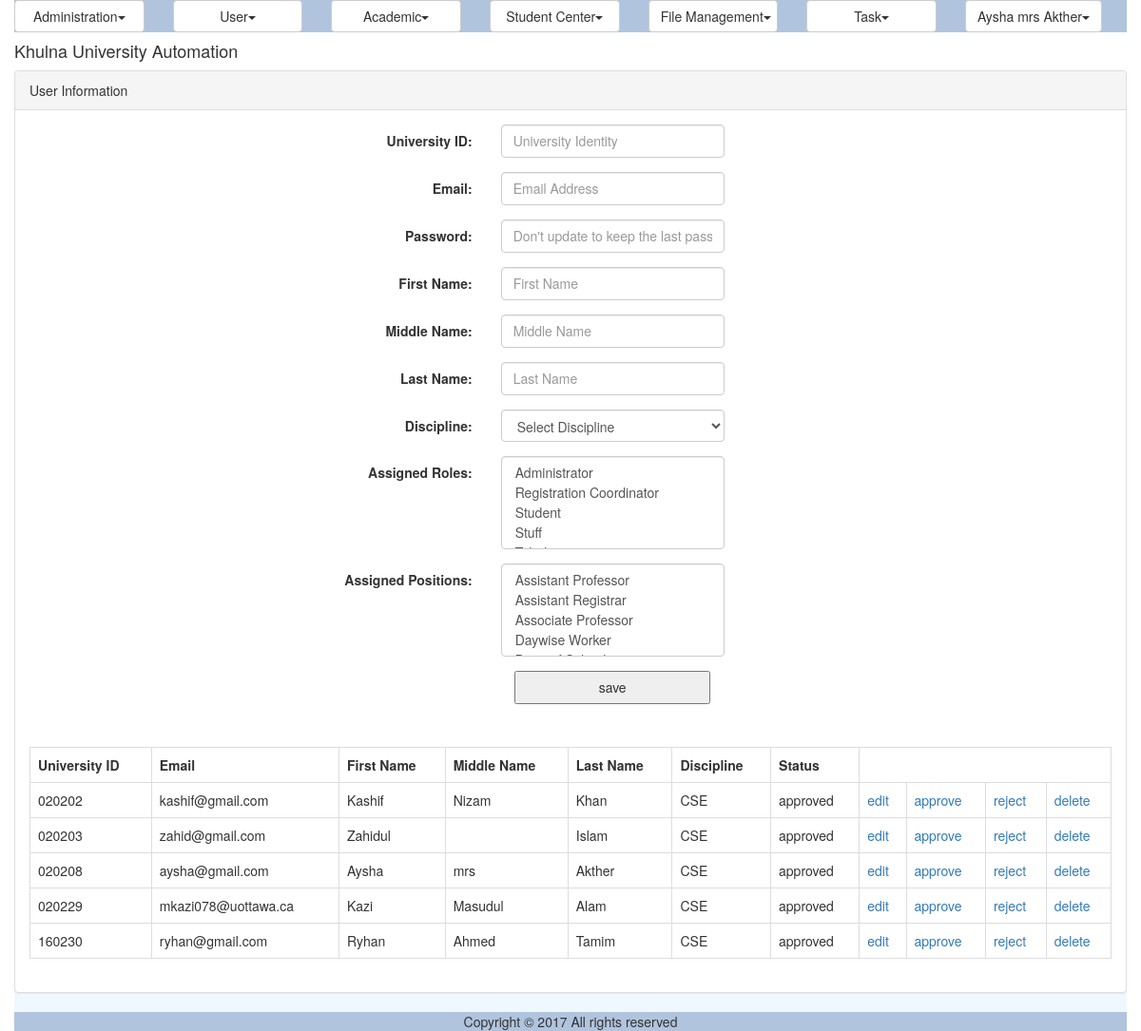
Before: /user.php (signed in) with the older database file.
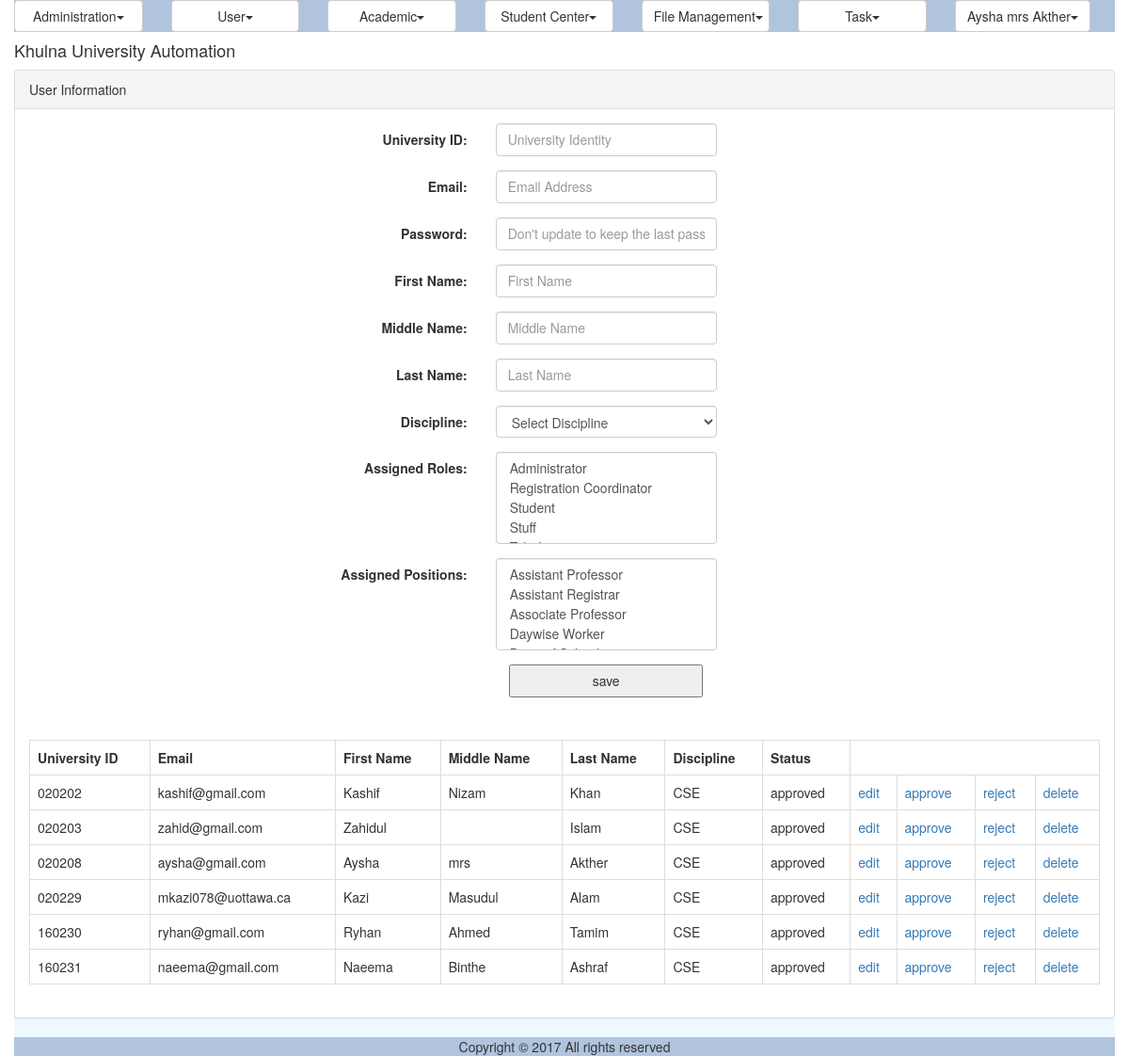
After: the same page with the newer database file.
### tables this page shows
CREATE TABLE `ums_user` (
  `ID` varchar(40) NOT NULL,
  `UniversityID` varchar(20) NOT NULL,
  `Email` varchar(50) NOT NULL,
  `Password` varchar(255) NOT NULL,
  `FirstName` varchar(50) DEFAULT NULL,
  `MiddleName` varchar(50) DEFAULT NULL,
  `LastName` varchar(50) DEFAULT NULL,
  `DisciplineID` varchar(40) DEFAULT NULL,
  `Status` varchar(20) DEFAULT NULL,
  `IsLogged` varchar(10) DEFAULT NULL,
  `IsArchived` varchar(10) DEFAULT NULL,
  `IsDeleted` varchar(10) DEFAULT NULL
);

CREATE TABLE `ums_discipline` (
  `ID` varchar(40) NOT NULL,
  `Name` varchar(50) NOT NULL,
  `ShortCode` varchar(20) DEFAULT NULL,
  `SchoolID` varchar(40) DEFAULT NULL
);

### util/class.util.inc (called while the page is built, shortened)
<?php
class ConfigUtil implements I_DBConfig, I_LogConfig, I_LanguageConfig{
	public static $s_instance;
	private $_host;
	private $_username;
	private $_password;
	private $_database;
	public static function getInstance() {
		if(!self::$s_instance) {
			self::$s_instance = new self();
		}
		return self::$s_instance;
	}
	private function readConfig(){
		$this->_ini_array = parse_ini_file(CONFIG.'system.ini');
		$this->_host =	$this->_ini_array['db_host'];
		$this->_username = $this->_ini_array['db_username'];
		$this->_password = $this->_ini_array['db_password'];
		$this->_database = $this->_ini_array['db_database'];
	}
	public function getDBHost(){
		return $this->_host;
	}
	public function getDBUserName(){
		return $this->_username;
	}
	public function getDBPassword(){
		return $this->_password;
	}
	public function getDBName(){
		return $this->_database;
	}
}
class DBUtil implements I_DBUtil {
	private static $s_instance;
	private $_host;
	private $_username;
	private $_password;
	private $_database;
	protected $_connection;
	protected $_result;
	public static function getInstance() {
		if(!self::$s_instance) {
			self::$s_instance = new self();
		}
		return self::$s_instance;
	}
	private function readDBConfig(){
		$_config = ConfigUtil::getInstance();
		$this->_host = $_config->getDBHost();
		$this->_username = $_config->getDBUserName();
		$this->_password = $_config->getDBPassword();
		$this->_database = $_config->getDBName();
	}
	private function setConnection(){
		$this->_connection = new mysqli($this->_host, $this->_username,
			$this->_password, $this->_database);
	}
	public function doQuery($sql) {
		$this->_result = $this->_connection->query($sql) or die(mysqli_error($this->_connection));
		return $this->_result;
	}
	public function getNumRows() {
		$this->_numRows = mysqli_num_rows($this->_result);
		return $this->_numRows;
	}
	public function getAllRows() {
		$rows = array();
		for($x = 0; $x < $this->getNumRows(); $x++) {
			$rows[] = mysqli_fetch_assoc($this->_result);
		}
		return $rows;
	}
	public function getTopRow() {
		return $this->_result->fetch_array();
	}
}
class LogUtil{
	private static $s_instance;
	public static function getInstance(){
		if(!self::$s_instance) {
			self::$s_instance = new self();
		}
		return self::$s_instance;
	}
}
class LangUtil{
	private static $s_instance;
	public static function getInstance() {
		if(!self::$s_instance) {
			self::$s_instance = new self();
		}
		return self::$s_instance;
	}
}
?>

### modules/user/ui/blade/view.user.blade.inc (called while the page is built, shortened)
<?php
include_once UTILITY.'class.util.inc';
include_once MODULES_USER.'bao/class.userbao.inc';
$_UserBAO = new UserBAO();
?>

### modules/user/bao/class.userbao.inc (called while the page is built, shortened)
<?php
include_once UTILITY.'class.util.inc';
include_once MODULES_USER.'dao/class.userdao.inc';
Class UserBAO{
	private $_UserDAO;
	public function __construct(){
		$this->_UserDAO = new UserDAO();
	}
	public function getAllUsers(){
		$Result = $this->_UserDAO->getAllUsers();
		return $Result;
	}
}
?>

### modules/user/dao/class.userdao.inc (called while the page is built, shortened)
<?php
include_once COMMON.'class.common.inc';
include_once UTILITY.'class.util.inc';
include_once 'class.disciplinedao.inc';
Class UserDAO{
	private $_DB;
	private $_DisciplineDAO;
	public function __construct(){
		$this->_DB = DBUtil::getInstance();
		$this->_DisciplineDAO = new DisciplineDAO();
	}
	public function getAllUsers(){
		$UserList = array();
		$this->_DB->doQuery("SELECT * FROM ums_user where IsDeleted is null
			order by (UniversityID * 1) ASC");
		$rows = $this->_DB->getAllRows();
		for($i = 0; $i < sizeof($rows); $i++) {
			$row = $rows[$i];
			$this->_User = new User();
		    $this->_User->setID ( $row['ID']);
		    $this->_User->setUniversityID ( $row['UniversityID'] );
		    $this->_User->setEmail ( $row['Email'] );
		    $this->_User->setPassword ( $row['Password'] );
		    $this->_User->setFirstName( $row['FirstName'] );
		    $this->_User->setMiddleName( $row['MiddleName'] );
		    $this->_User->setLastName( $row['LastName'] );
		    $Discipline = new Discipline();
		    $Discipline->setID($row['DisciplineID']);
		    $Discipline = $this->_DisciplineDAO->readDiscipline($Discipline)->getResultObject();
		    $this->_User->setDiscipline( $Discipline );
		    $this->_User->setStatus( $row['Status'] );
		    $this->_User->setIsArchived( $row['IsArchived'] );
		    $this->_User->setIsDeleted( $row['IsDeleted'] );
		    $UserList[]=$this->_User;
		}
		$Result = new Result();
		$Result->setIsSuccess(1);
		$Result->setResultObject($UserList);
		return $Result;
	}
}
?>

### common/class.common.course.inc (called while the page is built, shortened)
<?php
class Discipline{
    private $_ID;
    public function setID ( $ID ) {
        $this->_ID = $ID;
    }
    public function getID () {
        return $this->_ID;
    }
}
?>

### modules/user/dao/class.disciplinedao.inc (called while the page is built, shortened)
<?php
include_once COMMON.'class.common.inc';
include_once COMMON.'class.common.course.inc';
include_once UTILITY.'class.util.inc';
Class DisciplineDAO{
	private $_DB;
	public function __construct(){
		$this->_DB = DBUtil::getInstance();
	}
	public function getAllDisciplines(){
		$DisciplineList = array();
		$this->_DB->doQuery("SELECT * FROM ums_discipline");
		$rows = $this->_DB->getAllRows();
		for($i = 0; $i < sizeof($rows); $i++) {
			$row = $rows[$i];
			$this->_Discipline = new Discipline();
		    $this->_Discipline->setID ( $row['ID']);
		    $this->_Discipline->setName( $row['Name'] );
		    $this->_Discipline->setShortCode( $row['ShortCode'] );
			$School = new School();
			$School->setID($row['SchoolID']);
			$this->_DB->doQuery("SELECT * FROM ums_school where ID='".$row['SchoolID']."'");
			$schoolRow = $this->_DB->getTopRow();
			$School->setName($schoolRow['Name']);
			$this->_Discipline->setSchool($School);
		    $DisciplineList[]=$this->_Discipline;
		}
		$Result = new Result();
		$Result->setIsSuccess(1);
		$Result->setResultObject($DisciplineList);
		return $Result;
	}
	public function readDiscipline($Discipline){
		$SQL = "SELECT * FROM ums_discipline where ID='".$Discipline->getID()."'";
		$this->_DB->doQuery($SQL);
		$row = $this->_DB->getTopRow();
		$this->_Discipline = new Discipline();
	    $this->_Discipline->setID ( $row['ID']);
	    $this->_Discipline->setName( $row['Name'] );
	    $this->_Discipline->setShortCode( $row['ShortCode'] );
		$School = new School();
		$School->setID($row['SchoolID']);
		$this->_DB->doQuery("SELECT * FROM ums_school where ID='".$row['SchoolID']."'");
		$schoolRow = $this->_DB->getTopRow();
		$School->setName($schoolRow['Name']);
		$this->_Discipline->setSchool($School);
	 	$Result = new Result();
		$Result->setIsSuccess(1);
		$Result->setResultObject($this->_Discipline);
		return $Result;
	}
}
?>

### common/class.common.inc (called while the page is built, shortened)
<?php
class Result{
    private $_IsSuccess=0;
    private $_ResultObject;
    public function setIsSuccess($IsSuccess){
        $this->_IsSuccess = $IsSuccess;
    }
    public function getIsSuccess(){
        return $this->_IsSuccess;
    }
    public function setResultObject($ResultObject){
        $this->_ResultObject = $ResultObject;
    }
    public function getResultObject(){
        return $this->_ResultObject;
    }
}
?>

### modules/user/ui/view.user.inc (the view, shortened to what the rows shown need)
<?php
include_once 'blade/view.user.blade.inc';
include_once COMMON.'class.common.inc';
?>
<div class="panel panel-default">
	<div class="panel-body">
	<table class="table table-bordered">
	<?php
	$Result = $_UserBAO->getAllUsers();
	if($Result->getIsSuccess()){
		$UserList = $Result->getResultObject();
	?>
		<tr>
			<th>University ID</th>
			<th>Email</th>
			<th>First Name</th>
			<th>Middle Name</th>
			<th>Last Name</th>
			<th>Discipline</th>
			<th>Status</th>
		</tr>
		<?php
		for($i = 0; $i < sizeof($UserList); $i++) {
			$User = $UserList[$i];
			?>
		    <tr>
			    <td><?php echo $User->getUniversityID(); ?></td>
			    <td><?php echo $User->getEmail(); ?></td>
			    <td><?php echo $User->getFirstName(); ?></td>
			    <td><?php echo $User->getMiddleName(); ?></td>
			    <td><?php echo $User->getLastName(); ?></td>
			    <td><?php echo $User->getDiscipline()->getShortCode(); ?></td>
			    <td><?php echo $User->getStatus(); ?></td>
			    <td>
			    <a href="?edit=<?php echo $User->getID(); ?>" onclick="return confirm('sure to edit !'); " >edit</a>
			    </td>
			    <td>
			    <a href="?approve=<?php echo $User->getID(); ?>" onclick="return confirm('sure to approve !'); " >approve</a>
			    </td>
			    <td>
			    <a href="?reject=<?php echo $User->getID(); ?>" onclick="return confirm('sure to reject !'); " >reject</a>
			    </td>
			    <td>
			    <a href="?del=<?php echo $User->getID(); ?>" onclick="return confirm('sure to delete !'); " >delete</a>
			    </td>
		    </tr>
	    <?php
		}
	}
	else{
		echo $Result->getResultObject();
	}
	?>
	</table>
	</div>
</div>

Changed rows visible on the page:
added ums_user: UniversityID "160231", Email "naeema@gmail.com", FirstName "Naeema", MiddleName "Binthe", LastName "Ashraf", $User->getDiscipline()->getShortCode() "CSE", Status "approved"
